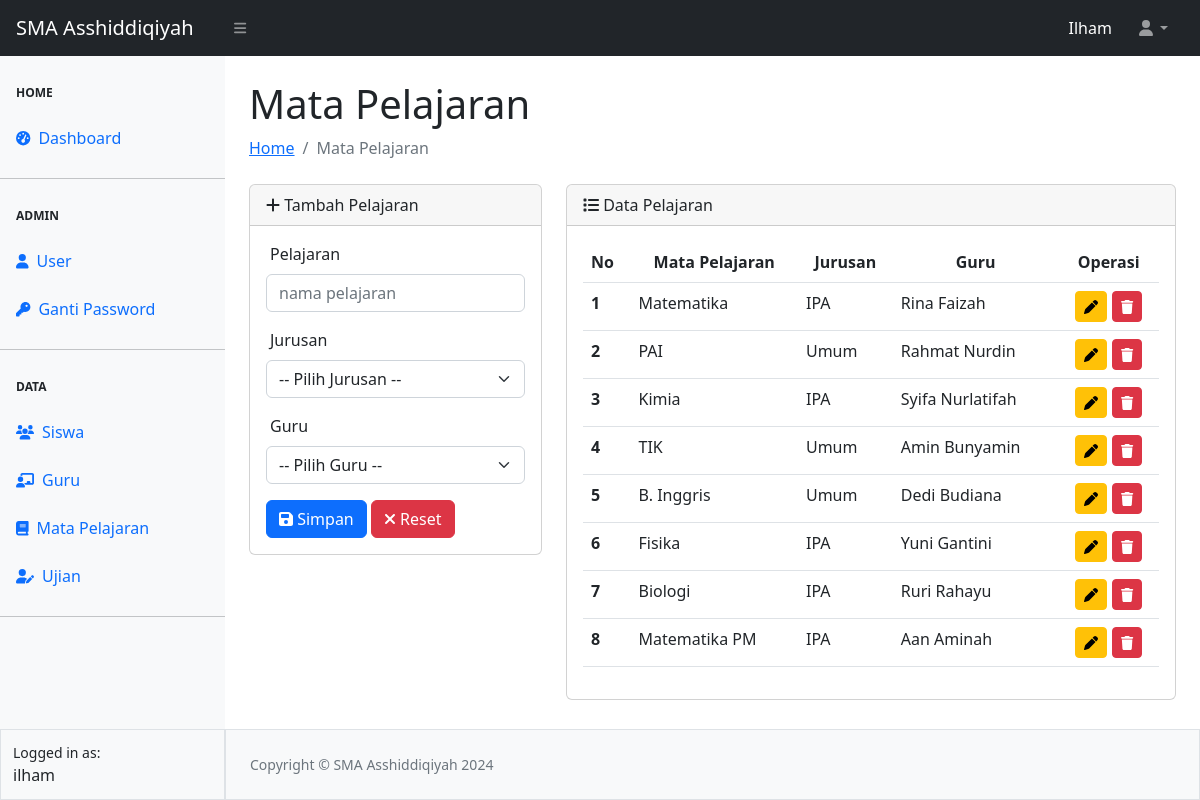
Page /pelajaran/pelajaran.php (signed in) on the committed database.
### tables this page shows
CREATE TABLE `tbl_pelajaran` (
  `id` int(11) NOT NULL,
  `pelajaran` varchar(50) NOT NULL,
  `jurusan` varchar(50) NOT NULL,
  `guru` varchar(50) NOT NULL
);

### pelajaran/pelajaran.php (the view, shortened to what this page needs)
<?php
require_once "../config.php";
require_once "../template/header.php";
require_once "../template/navbar.php";
require_once "../template/sidebar.php";
?>
<div id="layoutSidenav_content">
    <main>
        <div class="container-fluid px-4">
            <h1 class="mt-4">Mata Pelajaran</h1>
            <ol class="breadcrumb mb-4">
                <li class="breadcrumb-item"><a href="../index.php">Home</li></a>
                <li class="breadcrumb-item active">Mata Pelajaran</li>
            </ol>
            <div class="row">
                <div class="col-4">
                    <div class="card">
                        <div class="card-header">
                            <i class="fa-solid fa-plus"></i> Tambah Pelajaran
                        </div>
                        <div class="card-body">
                            <form action="proses-pelajaran.php" method="POST">
                                <div class="mb-3">
                                    <label for="pelajaran" class="form-label ps-1">Pelajaran</label>
                                    <input type="text" class="form-control" id="pelajaran" name="pelajaran"
                                        placeholder="nama pelajaran" required>
                                </div>
                                <div class="mb-3">
                                    <label for="jurusan" class="form-label ps-1">Jurusan</label>
                                    <select name="jurusan" id="jurusan" class="form-select" required>
                                        <option value="" selected>-- Pilih Jurusan --</option>
                                    </select>
                                </div>
                                <div class="mb-3">
                                    <label for="guru" class="form-label ps-1">Guru</label>
                                    <select name="guru" id="guru" class="form-select" required>
                                        <option value="" selected>-- Pilih Guru --</option>
                                    </select>
                                </div>
                                <button type="submit" class="btn btn-primary" name="simpan"><i
                                        class="fa-solid fa-floppy-disk"></i> Simpan</button>
                                <button type="reset" class="btn btn-danger" name="reset"><i
                                        class="fa-solid fa-xmark"></i> Reset</button>
                            </form>
                        </div>
                    </div>
                </div>
                <div class="col-8">
                    <div class="card">
                        <div class="card-header">
                            <i class="fa-solid fa-list"></i> Data Pelajaran
                        </div>
                        <div class="card-body">
                            <table class="table table-hover">
                                <thead>
                                    <tr>
                                        <th scope="col">No</th>
                                        <th scope="col">
                                            <center>Mata Pelajaran</center>
                                        </th>
                                        <th scope="col">
                                            <center>Jurusan</center>
                                        </th>
                                        <th scope="col">
                                            <center>Guru</center>
                                        </th>
                                        <th scope="col">
                                            <center>Operasi</center>
                                        </th>
                                    </tr>
                                </thead>
                                <tbody>
                                    <?php
                                    $no = 1;
                                    $queryPelajaran = mysqli_query($koneksi, "SELECT * FROM tbl_pelajaran");
                                    while ($data = mysqli_fetch_array($queryPelajaran)) { ?>
                                        <tr>
                                            <th scope="row">
                                                <?= $no++ ?>
                                            </th>
                                            <td>
                                                <?= $data['pelajaran'] ?>
                                            </td>
                                            <td>
                                                <?= $data['jurusan'] ?>
                                            </td>
                                            <td>
                                                <?= $data['guru'] ?>
                                            </td>
                                            <td align="center">
                                                <a href="edit-pelajaran.php?id=<?= $data['id'] ?>"
                                                    class="btn btn-sm btn-warning" title="Update Pelajaran"><i
                                                        class="fa-solid fa-pen"></i></a>
                                                <button type="button" data-id="<?= $data['id'] ?>" id="btnHapus"
                                                    class="btn btn-sm btn-danger" title="Hapus Pelajaran"><i
                                                        class="fa-solid fa-trash"></i></button>
                                            </td>
                                        </tr>
                                    <?php } ?>
                                </tbody>
                            </table>
                        </div>
                    </div>
                </div>
            </div>
        </div>
    </main>
    <?php
    require_once "../template/footer.php";
    ?>

### rows in the picture
tbl_pelajaran: pelajaran "Matematika", jurusan "IPA", guru "Rina Faizah"
tbl_pelajaran: pelajaran "PAI", jurusan "Umum", guru "Rahmat Nurdin"
tbl_pelajaran: pelajaran "Kimia", jurusan "IPA", guru "Syifa Nurlatifah"
tbl_pelajaran: pelajaran "TIK", jurusan "Umum", guru "Amin Bunyamin"
tbl_pelajaran: pelajaran "B. Inggris", jurusan "Umum", guru "Dedi Budiana"
tbl_pelajaran: pelajaran "Fisika", jurusan "IPA", guru "Yuni Gantini"
tbl_pelajaran: pelajaran "Biologi", jurusan "IPA", guru "Ruri Rahayu"
tbl_pelajaran: pelajaran "Matematika PM", jurusan "IPA", guru "Aan Aminah"

### other values in the picture
$_SESSION["ssUser"] "Ilham"
$_SESSION["ssUser"] "ilham"
